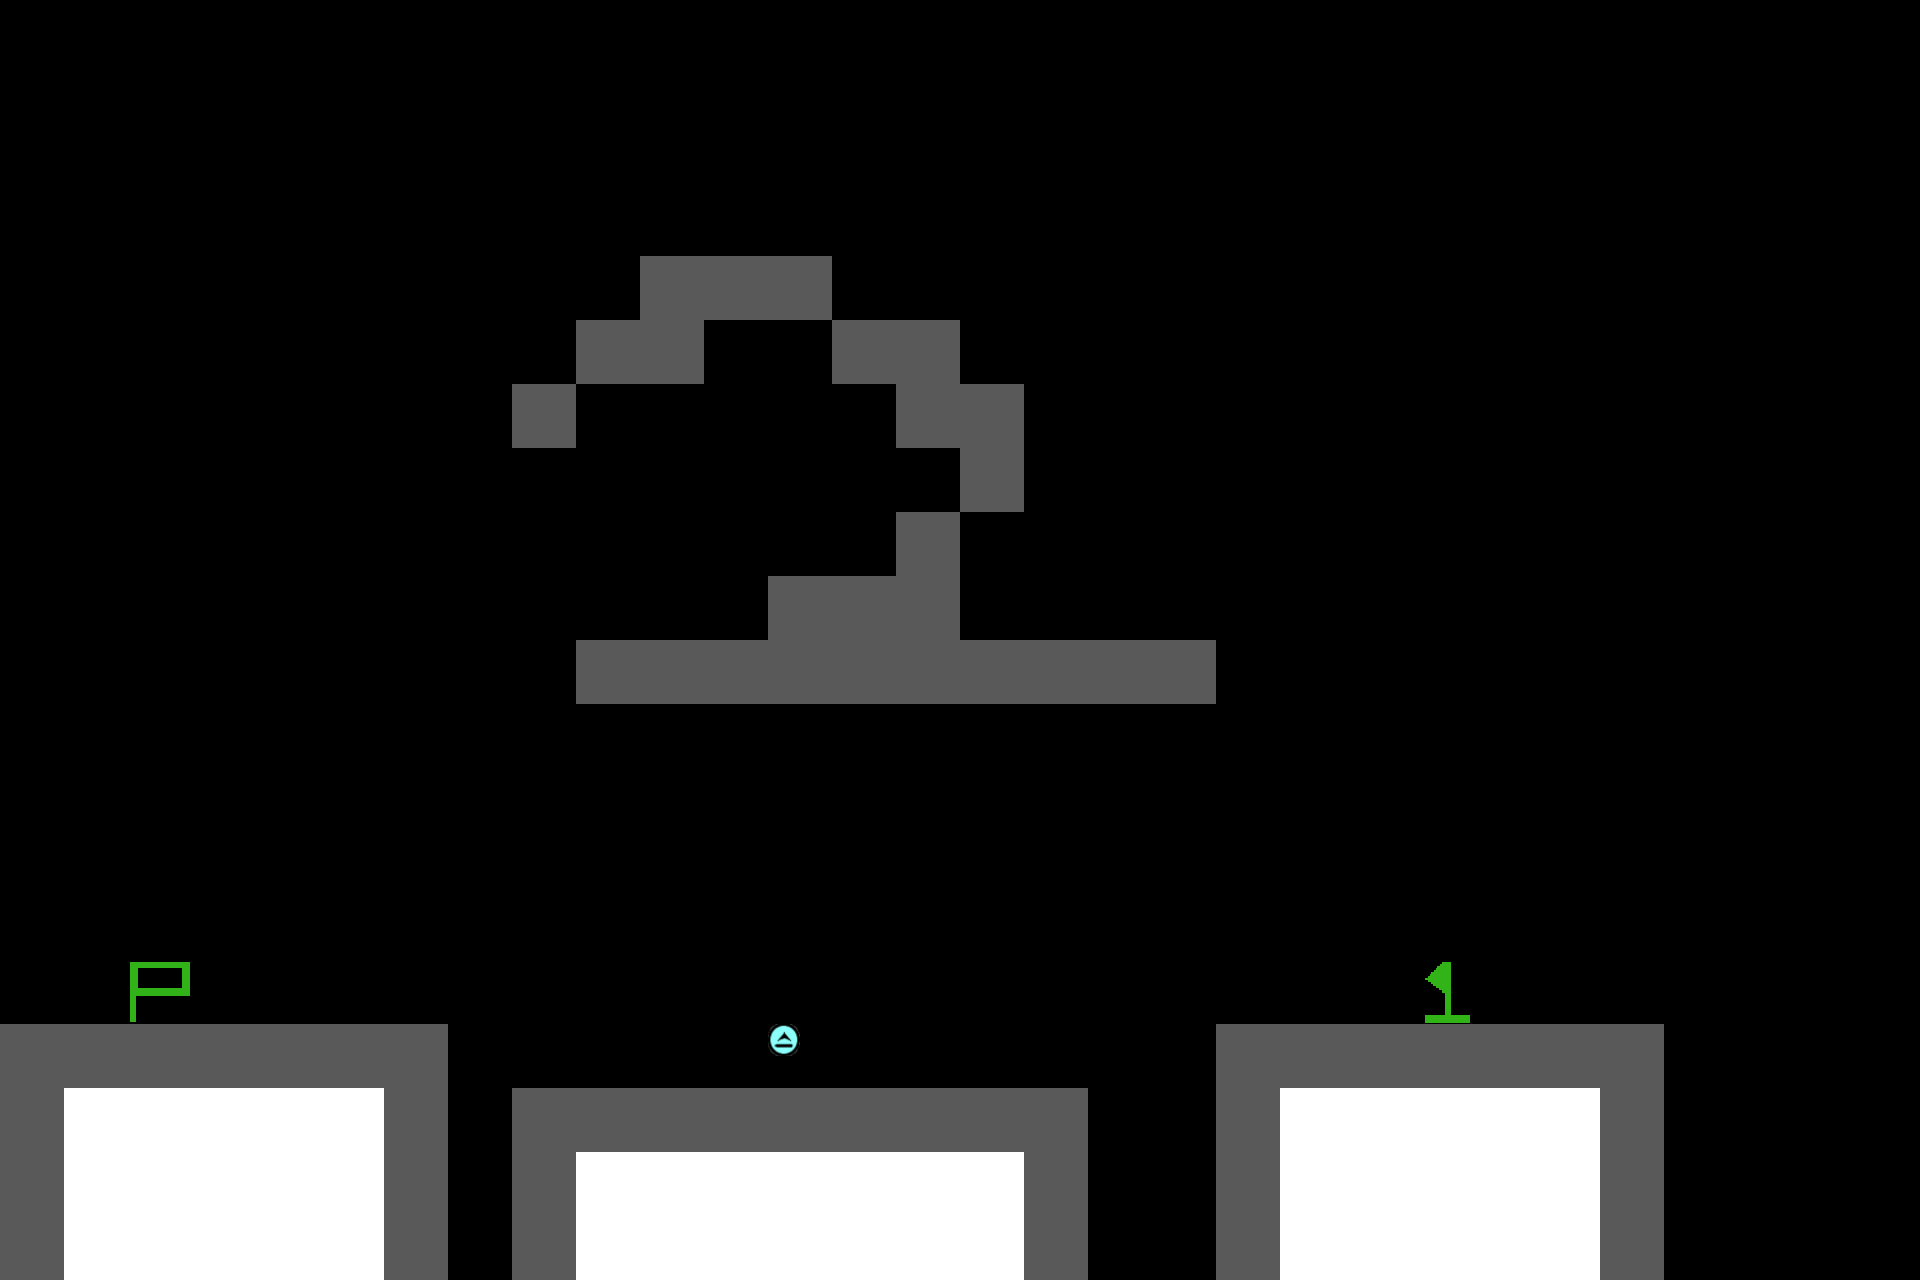

Tiled map render using the project's own tile images. Description and the whole map definition, tile-layer contents included, below:
An orthogonal 30x20 tile map with 64x64 px tiles, 5 tile layers (outline, inner, double_jump, completed, ...).

<map version="1.9" tiledversion="1.9.2" orientation="orthogonal" renderorder="right-down" width="30" height="20" tilewidth="64" tileheight="64" infinite="0" nextlayerid="7" nextobjectid="1">
 <tileset firstgid="1" source="testing-spritesheet.tsx" />
 <layer id="2" name="outline" width="30" height="20">
  <data encoding="csv">
0,0,0,0,0,0,0,0,0,0,0,0,0,0,0,0,0,0,0,0,0,0,0,0,0,0,0,0,0,0,
0,0,0,0,0,0,0,0,0,0,0,0,0,0,0,0,0,0,0,0,0,0,0,0,0,0,0,0,0,0,
0,0,0,0,0,0,0,0,0,0,0,0,0,0,0,0,0,0,0,0,0,0,0,0,0,0,0,0,0,0,
0,0,0,0,0,0,0,0,0,0,0,0,0,0,0,0,0,0,0,0,0,0,0,0,0,0,0,0,0,0,
0,0,0,0,0,0,0,0,0,0,1,1,1,0,0,0,0,0,0,0,0,0,0,0,0,0,0,0,0,0,
0,0,0,0,0,0,0,0,0,1,1,0,0,1,1,0,0,0,0,0,0,0,0,0,0,0,0,0,0,0,
0,0,0,0,0,0,0,0,1,0,0,0,0,0,1,1,0,0,0,0,0,0,0,0,0,0,0,0,0,0,
0,0,0,0,0,0,0,0,0,0,0,0,0,0,0,1,0,0,0,0,0,0,0,0,0,0,0,0,0,0,
0,0,0,0,0,0,0,0,0,0,0,0,0,0,1,0,0,0,0,0,0,0,0,0,0,0,0,0,0,0,
0,0,0,0,0,0,0,0,0,0,0,0,1,1,1,0,0,0,0,0,0,0,0,0,0,0,0,0,0,0,
0,0,0,0,0,0,0,0,0,1,1,1,1,1,1,1,1,1,1,0,0,0,0,0,0,0,0,0,0,0,
0,0,0,0,0,0,0,0,0,0,0,0,0,0,0,0,0,0,0,0,0,0,0,0,0,0,0,0,0,0,
0,0,0,0,0,0,0,0,0,0,0,0,0,0,0,0,0,0,0,0,0,0,0,0,0,0,0,0,0,0,
0,0,0,0,0,0,0,0,0,0,0,0,0,0,0,0,0,0,0,0,0,0,0,0,0,0,0,0,0,0,
0,0,0,0,0,0,0,0,0,0,0,0,0,0,0,0,0,0,0,0,0,0,0,0,0,0,0,0,0,0,
0,0,0,0,0,0,0,0,0,0,0,0,0,0,0,0,0,0,0,0,0,0,0,0,0,0,0,0,0,0,
1,1,1,1,1,1,1,0,0,0,0,0,0,0,0,0,0,0,0,1,1,1,1,1,1,1,0,0,0,0,
1,0,0,0,0,0,1,0,1,1,1,1,1,1,1,1,1,0,0,1,0,0,0,0,0,1,0,0,0,0,
1,0,0,0,0,0,1,0,1,0,0,0,0,0,0,0,1,0,0,1,0,0,0,0,0,1,0,0,0,0,
1,0,0,0,0,0,1,0,1,0,0,0,0,0,0,0,1,0,0,1,0,0,0,0,0,1,0,0,0,0
</data>
 </layer>
 <layer id="3" name="inner" width="30" height="20">
  <data encoding="csv">
0,0,0,0,0,0,0,0,0,0,0,0,0,0,0,0,0,0,0,0,0,0,0,0,0,0,0,0,0,0,
0,0,0,0,0,0,0,0,0,0,0,0,0,0,0,0,0,0,0,0,0,0,0,0,0,0,0,0,0,0,
0,0,0,0,0,0,0,0,0,0,0,0,0,0,0,0,0,0,0,0,0,0,0,0,0,0,0,0,0,0,
0,0,0,0,0,0,0,0,0,0,0,0,0,0,0,0,0,0,0,0,0,0,0,0,0,0,0,0,0,0,
0,0,0,0,0,0,0,0,0,0,0,0,0,0,0,0,0,0,0,0,0,0,0,0,0,0,0,0,0,0,
0,0,0,0,0,0,0,0,0,0,0,0,0,0,0,0,0,0,0,0,0,0,0,0,0,0,0,0,0,0,
0,0,0,0,0,0,0,0,0,0,0,0,0,0,0,0,0,0,0,0,0,0,0,0,0,0,0,0,0,0,
0,0,0,0,0,0,0,0,0,0,0,0,0,0,0,0,0,0,0,0,0,0,0,0,0,0,0,0,0,0,
0,0,0,0,0,0,0,0,0,0,0,0,0,0,0,0,0,0,0,0,0,0,0,0,0,0,0,0,0,0,
0,0,0,0,0,0,0,0,0,0,0,0,0,0,0,0,0,0,0,0,0,0,0,0,0,0,0,0,0,0,
0,0,0,0,0,0,0,0,0,0,0,0,0,0,0,0,0,0,0,0,0,0,0,0,0,0,0,0,0,0,
0,0,0,0,0,0,0,0,0,0,0,0,0,0,0,0,0,0,0,0,0,0,0,0,0,0,0,0,0,0,
0,0,0,0,0,0,0,0,0,0,0,0,0,0,0,0,0,0,0,0,0,0,0,0,0,0,0,0,0,0,
0,0,0,0,0,0,0,0,0,0,0,0,0,0,0,0,0,0,0,0,0,0,0,0,0,0,0,0,0,0,
0,0,0,0,0,0,0,0,0,0,0,0,0,0,0,0,0,0,0,0,0,0,0,0,0,0,0,0,0,0,
0,0,0,0,0,0,0,0,0,0,0,0,0,0,0,0,0,0,0,0,0,0,0,0,0,0,0,0,0,0,
0,0,0,0,0,0,0,0,0,0,0,0,0,0,0,0,0,0,0,0,0,0,0,0,0,0,0,0,0,0,
0,2,2,2,2,2,0,0,0,0,0,0,0,0,0,0,0,0,0,0,2,2,2,2,2,0,0,0,0,0,
0,2,2,2,2,2,0,0,0,2,2,2,2,2,2,2,0,0,0,0,2,2,2,2,2,0,0,0,0,0,
0,2,2,2,2,2,0,0,0,2,2,2,2,2,2,2,0,0,0,0,2,2,2,2,2,0,0,0,0,0
</data>
 </layer>
 <layer id="4" name="double_jump" width="30" height="20">
  <data encoding="csv">
0,0,0,0,0,0,0,0,0,0,0,0,0,0,0,0,0,0,0,0,0,0,0,0,0,0,0,0,0,0,
0,0,0,0,0,0,0,0,0,0,0,0,0,0,0,0,0,0,0,0,0,0,0,0,0,0,0,0,0,0,
0,0,0,0,0,0,0,0,0,0,0,0,0,0,0,0,0,0,0,0,0,0,0,0,0,0,0,0,0,0,
0,0,0,0,0,0,0,0,0,0,0,0,0,0,0,0,0,0,0,0,0,0,0,0,0,0,0,0,0,0,
0,0,0,0,0,0,0,0,0,0,0,0,0,0,0,0,0,0,0,0,0,0,0,0,0,0,0,0,0,0,
0,0,0,0,0,0,0,0,0,0,0,0,0,0,0,0,0,0,0,0,0,0,0,0,0,0,0,0,0,0,
0,0,0,0,0,0,0,0,0,0,0,0,0,0,0,0,0,0,0,0,0,0,0,0,0,0,0,0,0,0,
0,0,0,0,0,0,0,0,0,0,0,0,0,0,0,0,0,0,0,0,0,0,0,0,0,0,0,0,0,0,
0,0,0,0,0,0,0,0,0,0,0,0,0,0,0,0,0,0,0,0,0,0,0,0,0,0,0,0,0,0,
0,0,0,0,0,0,0,0,0,0,0,0,0,0,0,0,0,0,0,0,0,0,0,0,0,0,0,0,0,0,
0,0,0,0,0,0,0,0,0,0,0,0,0,0,0,0,0,0,0,0,0,0,0,0,0,0,0,0,0,0,
0,0,0,0,0,0,0,0,0,0,0,0,0,0,0,0,0,0,0,0,0,0,0,0,0,0,0,0,0,0,
0,0,0,0,0,0,0,0,0,0,0,0,0,0,0,0,0,0,0,0,0,0,0,0,0,0,0,0,0,0,
0,0,0,0,0,0,0,0,0,0,0,0,0,0,0,0,0,0,0,0,0,0,0,0,0,0,0,0,0,0,
0,0,0,0,0,0,0,0,0,0,0,0,0,0,0,0,0,0,0,0,0,0,0,0,0,0,0,0,0,0,
0,0,0,0,0,0,0,0,0,0,0,0,0,0,0,0,0,0,0,0,0,0,0,0,0,0,0,0,0,0,
0,0,0,0,0,0,0,0,0,0,0,0,3,0,0,0,0,0,0,0,0,0,0,0,0,0,0,0,0,0,
0,0,0,0,0,0,0,0,0,0,0,0,0,0,0,0,0,0,0,0,0,0,0,0,0,0,0,0,0,0,
0,0,0,0,0,0,0,0,0,0,0,0,0,0,0,0,0,0,0,0,0,0,0,0,0,0,0,0,0,0,
0,0,0,0,0,0,0,0,0,0,0,0,0,0,0,0,0,0,0,0,0,0,0,0,0,0,0,0,0,0
</data>
 </layer>
 <layer id="5" name="completed" width="30" height="20">
  <data encoding="csv">
0,0,0,0,0,0,0,0,0,0,0,0,0,0,0,0,0,0,0,0,0,0,0,0,0,0,0,0,0,0,
0,0,0,0,0,0,0,0,0,0,0,0,0,0,0,0,0,0,0,0,0,0,0,0,0,0,0,0,0,0,
0,0,0,0,0,0,0,0,0,0,0,0,0,0,0,0,0,0,0,0,0,0,0,0,0,0,0,0,0,0,
0,0,0,0,0,0,0,0,0,0,0,0,0,0,0,0,0,0,0,0,0,0,0,0,0,0,0,0,0,0,
0,0,0,0,0,0,0,0,0,0,0,0,0,0,0,0,0,0,0,0,0,0,0,0,0,0,0,0,0,0,
0,0,0,0,0,0,0,0,0,0,0,0,0,0,0,0,0,0,0,0,0,0,0,0,0,0,0,0,0,0,
0,0,0,0,0,0,0,0,0,0,0,0,0,0,0,0,0,0,0,0,0,0,0,0,0,0,0,0,0,0,
0,0,0,0,0,0,0,0,0,0,0,0,0,0,0,0,0,0,0,0,0,0,0,0,0,0,0,0,0,0,
0,0,0,0,0,0,0,0,0,0,0,0,0,0,0,0,0,0,0,0,0,0,0,0,0,0,0,0,0,0,
0,0,0,0,0,0,0,0,0,0,0,0,0,0,0,0,0,0,0,0,0,0,0,0,0,0,0,0,0,0,
0,0,0,0,0,0,0,0,0,0,0,0,0,0,0,0,0,0,0,0,0,0,0,0,0,0,0,0,0,0,
0,0,0,0,0,0,0,0,0,0,0,0,0,0,0,0,0,0,0,0,0,0,0,0,0,0,0,0,0,0,
0,0,0,0,0,0,0,0,0,0,0,0,0,0,0,0,0,0,0,0,0,0,0,0,0,0,0,0,0,0,
0,0,0,0,0,0,0,0,0,0,0,0,0,0,0,0,0,0,0,0,0,0,0,0,0,0,0,0,0,0,
0,0,0,0,0,0,0,0,0,0,0,0,0,0,0,0,0,0,0,0,0,0,0,0,0,0,0,0,0,0,
0,0,0,0,0,0,0,0,0,0,0,0,0,0,0,0,0,0,0,0,0,0,5,0,0,0,0,0,0,0,
0,0,0,0,0,0,0,0,0,0,0,0,0,0,0,0,0,0,0,0,0,0,0,0,0,0,0,0,0,0,
0,0,0,0,0,0,0,0,0,0,0,0,0,0,0,0,0,0,0,0,0,0,0,0,0,0,0,0,0,0,
0,0,0,0,0,0,0,0,0,0,0,0,0,0,0,0,0,0,0,0,0,0,0,0,0,0,0,0,0,0,
0,0,0,0,0,0,0,0,0,0,0,0,0,0,0,0,0,0,0,0,0,0,0,0,0,0,0,0,0,0
</data>
 </layer>
 <layer id="6" name="player" width="30" height="20">
  <data encoding="csv">
0,0,0,0,0,0,0,0,0,0,0,0,0,0,0,0,0,0,0,0,0,0,0,0,0,0,0,0,0,0,
0,0,0,0,0,0,0,0,0,0,0,0,0,0,0,0,0,0,0,0,0,0,0,0,0,0,0,0,0,0,
0,0,0,0,0,0,0,0,0,0,0,0,0,0,0,0,0,0,0,0,0,0,0,0,0,0,0,0,0,0,
0,0,0,0,0,0,0,0,0,0,0,0,0,0,0,0,0,0,0,0,0,0,0,0,0,0,0,0,0,0,
0,0,0,0,0,0,0,0,0,0,0,0,0,0,0,0,0,0,0,0,0,0,0,0,0,0,0,0,0,0,
0,0,0,0,0,0,0,0,0,0,0,0,0,0,0,0,0,0,0,0,0,0,0,0,0,0,0,0,0,0,
0,0,0,0,0,0,0,0,0,0,0,0,0,0,0,0,0,0,0,0,0,0,0,0,0,0,0,0,0,0,
0,0,0,0,0,0,0,0,0,0,0,0,0,0,0,0,0,0,0,0,0,0,0,0,0,0,0,0,0,0,
0,0,0,0,0,0,0,0,0,0,0,0,0,0,0,0,0,0,0,0,0,0,0,0,0,0,0,0,0,0,
0,0,0,0,0,0,0,0,0,0,0,0,0,0,0,0,0,0,0,0,0,0,0,0,0,0,0,0,0,0,
0,0,0,0,0,0,0,0,0,0,0,0,0,0,0,0,0,0,0,0,0,0,0,0,0,0,0,0,0,0,
0,0,0,0,0,0,0,0,0,0,0,0,0,0,0,0,0,0,0,0,0,0,0,0,0,0,0,0,0,0,
0,0,0,0,0,0,0,0,0,0,0,0,0,0,0,0,0,0,0,0,0,0,0,0,0,0,0,0,0,0,
0,0,0,0,0,0,0,0,0,0,0,0,0,0,0,0,0,0,0,0,0,0,0,0,0,0,0,0,0,0,
0,0,0,0,0,0,0,0,0,0,0,0,0,0,0,0,0,0,0,0,0,0,0,0,0,0,0,0,0,0,
0,0,6,0,0,0,0,0,0,0,0,0,0,0,0,0,0,0,0,0,0,0,0,0,0,0,0,0,0,0,
0,0,0,0,0,0,0,0,0,0,0,0,0,0,0,0,0,0,0,0,0,0,0,0,0,0,0,0,0,0,
0,0,0,0,0,0,0,0,0,0,0,0,0,0,0,0,0,0,0,0,0,0,0,0,0,0,0,0,0,0,
0,0,0,0,0,0,0,0,0,0,0,0,0,0,0,0,0,0,0,0,0,0,0,0,0,0,0,0,0,0,
0,0,0,0,0,0,0,0,0,0,0,0,0,0,0,0,0,0,0,0,0,0,0,0,0,0,0,0,0,0
</data>
 </layer>
</map>
